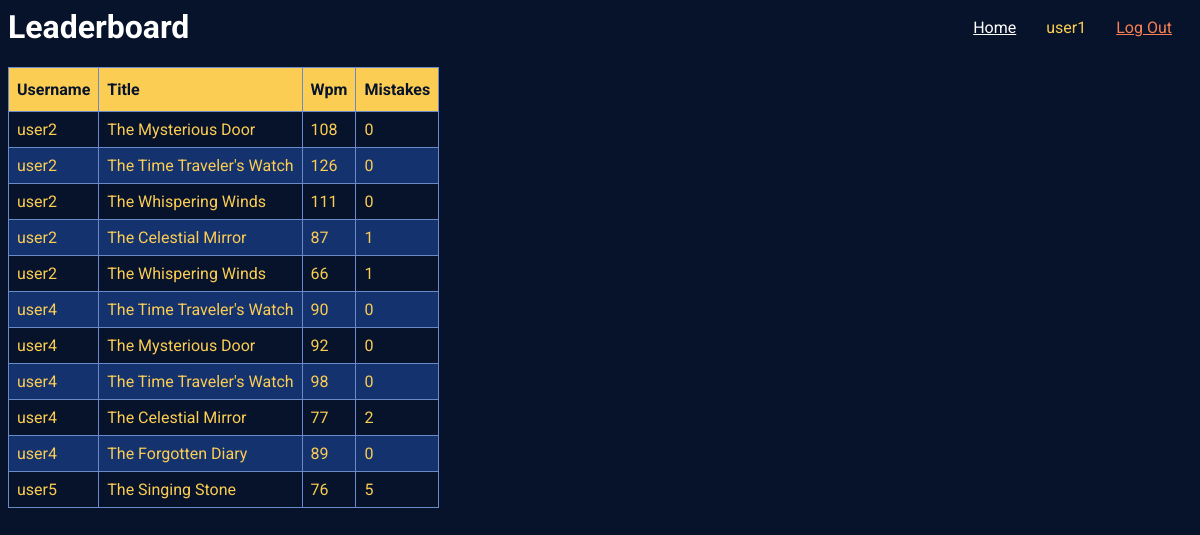
/leaderboard (signed in), run on the app's committed database.
### tables this page shows
CREATE TABLE users (
    user_id integer primary key autoincrement,
    username text unique not null,
    password text not null
);

CREATE TABLE races (
    race_id integer primary key autoincrement,
    prompt_id int not null,
    user_id int not null,
    prompt_title int not null,
    wpm int not null,
    mistakes int not null,
    foreign key (user_id) references user (user_id),
    foreign key (prompt_id) references prompt (prompt_id)
);

### app.py (the view)
@app.route("/leaderboard", methods=['GET'])
def scores():
    if request.method == "GET":
        conn = get_db_connection()
        leaders = conn.execute('SELECT u.username, r.prompt_title, r.wpm, r.mistakes FROM races r INNER JOIN users u ON r.user_id = u.user_id').fetchall()
        conn.commit()
        return render_template('./leaderboard.html', leaders=leaders)

### app.py (called while the page is built)
def get_db_connection():
    conn = sqlite3.connect('database.db')
    conn.row_factory = sqlite3.Row
    return conn

### auth.py (called while the page is built)
@bp.before_app_request
def load_logged_in_user():
    user_id = session.get('user_id')
    if user_id is None:
        g.user = None
    else:
        g.user = get_db().execute(
            'SELECT * FROM users WHERE user_id = ?', (user_id,)
        ).fetchone()

### db.py (called while the page is built)
def get_db():
    if 'db' not in g:
        g.db = sqlite3.connect('database.db', detect_types=sqlite3.PARSE_DECLTYPES)
        g.db.row_factory = sqlite3.Row
    return g.db

### templates/leaderboard.html
<html>
    <head>
        <link rel="stylesheet" href="/static/style.css">
    </head>
<body>
    <nav>
        <ul id="nav-container">
        {% if g.user %}
            <li id="home"><a href="/">Home</a>
            <li id="user-id"><span>{{ g.user['username'] }}</span>
            <li><a id="logout" href="{{ url_for('auth.logout') }}">Log Out</a>
        {% else %}
            <li><a id="home-alt" href="/">Home</a>
            <li><a id="register" href="{{ url_for('auth.register') }}">Register</a>
            <li><a id="login" href="{{ url_for('auth.login') }}">Log In</a>
        {% endif %}
    </ul>
    </nav>
    <h1>Leaderboard</h1>
    <div class="leaderboard">
        <table id="leaderboard-table">
            <thead>
            <tr>
                <th>Username</th>
                <th>Title</th>
                <th>Wpm</th>
                <th>Mistakes</th>
            </tr>
            </thead>
            <tbody>
                {% for leader in leaders %}
                <tr>
                    <td>{{ leader['username'] }}</td>
                    <td>{{ leader['prompt_title'] }}</td>
                    <td>{{ leader['wpm'] }}</td>
                    <td>{{ leader['mistakes'] }}</td>
                </tr>
                {% endfor %}
            </tbody>
        </table>
    </div>
</body>
</html>

### static/style.css (style rules this page uses)
#nav-container { float: right; list-style: none; margin: 0; padding: 0; display: flex; flex-direction: row; justify-content: space-around; row-gap: 30px; }
#nav-container li { margin-right: 10px; padding: 10px; border-radius: 5px; }
#home a { color: white; }
#user-id { color: #fccd53; }
#logout { color: #fa7f52; }
h1 { color: white; }
body { background-color: #07132b; font-family: 'Roboto', sans-serif; overflow: hidden; }
#leaderboard-table { border-collapse: collapse; }
#leaderboard-table td, #leaderboard-table th { border: 1px solid #6b8ac9; padding: 8px; color: #fccd53; }
#leaderboard-table tr:nth-child(even) { background-color: #14326e; }
#leaderboard-table th { padding-top: 12px; padding-bottom: 12px; text-align: left; background-color: #fccd53; color: #07132b; }

### data on the page
users: user.username "user1"
races: username "user2", prompt_title "The Mysterious Door", wpm "108", mistakes "0"
races: username "user2", prompt_title "The Time Traveler's Watch", wpm "126", mistakes "0"
races: username "user2", prompt_title "The Whispering Winds", wpm "111", mistakes "0"
races: username "user2", prompt_title "The Celestial Mirror", wpm "87", mistakes "1"
races: username "user2", prompt_title "The Whispering Winds", wpm "66", mistakes "1"
races: username "user4", prompt_title "The Time Traveler's Watch", wpm "90", mistakes "0"
races: username "user4", prompt_title "The Mysterious Door", wpm "92", mistakes "0"
races: username "user4", prompt_title "The Time Traveler's Watch", wpm "98", mistakes "0"
races: username "user4", prompt_title "The Celestial Mirror", wpm "77", mistakes "2"
races: username "user4", prompt_title "The Forgotten Diary", wpm "89", mistakes "0"
races: username "user5", prompt_title "The Singing Stone", wpm "76", mistakes "5"
